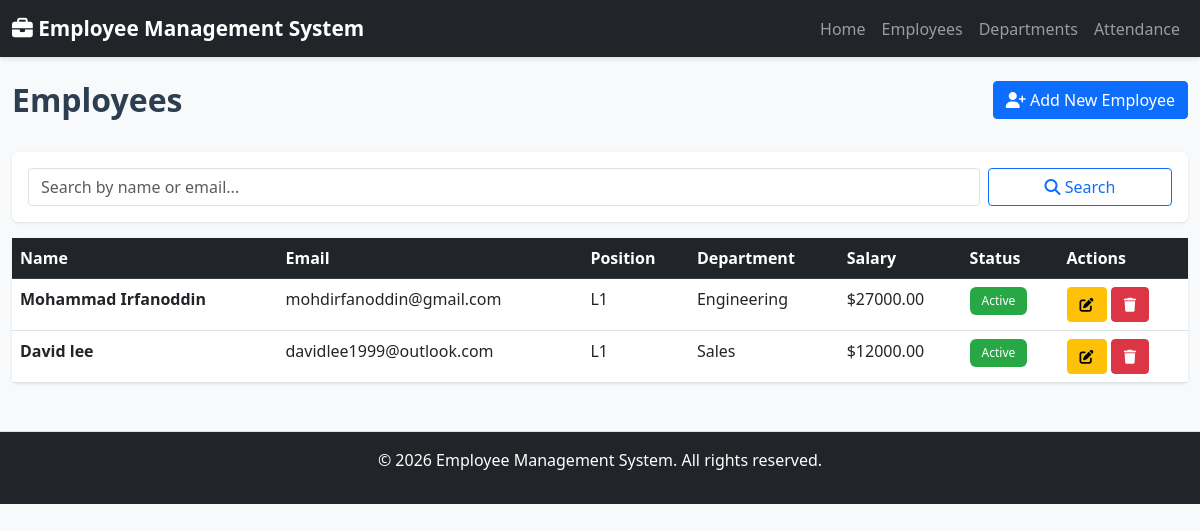
The page /employees on the database its author committed.
### models.py (models this page shows, shortened)
class Employee(db.Model):
    __tablename__ = 'employees'
    id = db.Column(db.Integer, primary_key=True)
    first_name = db.Column(db.String(100), nullable=False)
    last_name = db.Column(db.String(100), nullable=False)
    email = db.Column(db.String(120), unique=True, nullable=False)
    phone = db.Column(db.String(20))
    position = db.Column(db.String(100), nullable=False)
    salary = db.Column(db.Float, nullable=False)
    hire_date = db.Column(db.Date, nullable=False)
    department_id = db.Column(db.Integer, db.ForeignKey('departments.id'), nullable=False)
    status = db.Column(db.String(20), default='Active')  # Active, Inactive, On Leave
    created_at = db.Column(db.DateTime, default=datetime.utcnow)
    updated_at = db.Column(db.DateTime, default=datetime.utcnow, onupdate=datetime.utcnow)
    attendance = db.relationship('Attendance', backref='employee', lazy=True, cascade='all, delete-orphan')
    @property
    def full_name(self):
        return f'{self.first_name} {self.last_name}'

class Department(db.Model):
    __tablename__ = 'departments'
    id = db.Column(db.Integer, primary_key=True)
    name = db.Column(db.String(100), nullable=False, unique=True)
    description = db.Column(db.String(500))
    created_at = db.Column(db.DateTime, default=datetime.utcnow)
    employees = db.relationship('Employee', backref='department', lazy=True, cascade='all, delete-orphan')

### routes.py (the view)
@main_bp.route('/employees')
def employees():
    page = request.args.get('page', 1, type=int)
    search = request.args.get('search', '')
    query = Employee.query
    if search:
        query = query.filter(or_(
            Employee.first_name.ilike(f'%{search}%'),
            Employee.last_name.ilike(f'%{search}%'),
            Employee.email.ilike(f'%{search}%')
        ))
    employees_list = query.paginate(page=page, per_page=10)
    return render_template('employees.html',
                         employees=employees_list.items,
                         total=employees_list.total,
                         page=page,
                         pages=employees_list.pages,
                         search=search)

### templates/employees.html (shortened to what this page needs)
{% extends "base.html" %}
{% block content %}
<div class="row mb-4">
    <div class="col-md-6">
        <h2>Employees</h2>
    </div>
    <div class="col-md-6 text-end">
        <a href="{{ url_for('main.add_employee') }}" class="btn btn-primary">
            <i class="fas fa-user-plus"></i> Add New Employee
        </a>
    </div>
</div>
<div class="card mb-3">
    <div class="card-body">
        <form method="GET" class="row g-2">
            <div class="col-md-10">
                <input type="text" name="search" class="form-control" placeholder="Search by name or email..." value="{{ search }}">
            </div>
            <div class="col-md-2">
                <button type="submit" class="btn btn-outline-primary w-100">
                    <i class="fas fa-search"></i> Search
                </button>
            </div>
        </form>
    </div>
</div>
<div class="card">
    <div class="table-responsive">
        <table class="table table-hover mb-0">
            <thead class="table-dark">
                <tr>
                    <th>Name</th>
                    <th>Email</th>
                    <th>Position</th>
                    <th>Department</th>
                    <th>Salary</th>
                    <th>Status</th>
                    <th>Actions</th>
                </tr>
            </thead>
            <tbody>
                {% if employees %}
                    {% for employee in employees %}
                    <tr>
                        <td><strong>{{ employee.full_name }}</strong></td>
                        <td>{{ employee.email }}</td>
                        <td>{{ employee.position }}</td>
                        <td>{{ employee.department.name }}</td>
                        <td>${{ "%.2f"|format(employee.salary) }}</td>
                        <td>
                            {% if employee.status == 'Active' %}
                                <span class="badge bg-success">{{ employee.status }}</span>
                            {% elif employee.status == 'Inactive' %}
                                <span class="badge bg-danger">{{ employee.status }}</span>
                            {% else %}
                                <span class="badge bg-warning">{{ employee.status }}</span>
                            {% endif %}
                        </td>
                        <td>
                            <a href="{{ url_for('main.edit_employee', employee_id=employee.id) }}" class="btn btn-sm btn-warning">
                                <i class="fas fa-edit"></i>
                            </a>
                            <form method="POST" action="{{ url_for('main.delete_employee', employee_id=employee.id) }}" style="display:inline;">
                                <button type="submit" class="btn btn-sm btn-danger" onclick="return confirm('Are you sure?')">
                                    <i class="fas fa-trash"></i>
                                </button>
                            </form>
                        </td>
                    </tr>
                    {% endfor %}
                {% else %}
                <tr>
                    <td colspan="7" class="text-center py-4">No employees found.</td>
                </tr>
                {% endif %}
            </tbody>
        </table>
    </div>
</div>
{% endblock %}

### templates/base.html (shortened to what this page needs)
<!DOCTYPE html>
<html lang="en">
<head>
    <link href="https://cdnjs.cloudflare.com/ajax/libs/bootstrap/5.3.0/css/bootstrap.min.css" rel="stylesheet">
    <link href="https://cdnjs.cloudflare.com/ajax/libs/font-awesome/6.4.0/css/all.min.css" rel="stylesheet">
    <link href="{{ url_for('static', filename='css/style.css') }}" rel="stylesheet">
</head>
<body>
    <nav class="navbar navbar-expand-lg navbar-dark bg-dark">
        <div class="container-fluid">
            <a class="navbar-brand" href="{{ url_for('main.index') }}">
                <i class="fas fa-briefcase"></i> Employee Management System
            </a>
            <div class="collapse navbar-collapse" id="navbarNav">
                <ul class="navbar-nav ms-auto">
                    <li class="nav-item">
                        <a class="nav-link" href="{{ url_for('main.index') }}">Home</a>
                    </li>
                    <li class="nav-item">
                        <a class="nav-link" href="{{ url_for('main.employees') }}">Employees</a>
                    </li>
                    <li class="nav-item">
                        <a class="nav-link" href="{{ url_for('main.departments') }}">Departments</a>
                    </li>
                    <li class="nav-item">
                        <a class="nav-link" href="{{ url_for('main.attendance') }}">Attendance</a>
                    </li>
                </ul>
            </div>
        </div>
    </nav>
    <div class="container-fluid mt-4">
        {% block content %}{% endblock %}
    </div>
    <footer class="bg-dark text-white text-center py-3 mt-5">
        <p>&copy; 2026 Employee Management System. All rights reserved.</p>
    </footer>
</body>
</html>

### static/css/style.css (style rules this page uses)
body { background-color: #f8f9fa; font-family: 'Segoe UI', Tahoma, Geneva, Verdana, sans-serif; }
.navbar { box-shadow: 0 2px 4px rgba(0,0,0,.1); margin-bottom: 20px; }
.navbar-brand { font-weight: 600; font-size: 1.3rem; }
.card { border: none; box-shadow: 0 1px 3px rgba(0,0,0,.1); margin-bottom: 20px; transition: transform 0.2s, box-shadow 0.2s; }
.btn { border-radius: 4px; transition: all 0.2s; }
.badge { padding: 0.5rem 0.75rem; font-weight: 500; }
footer { margin-top: 50px; border-top: 1px solid #dee2e6; }
h1, h2, h3, h4, h5, h6 { color: #2c3e50; font-weight: 600; }
.bg-success { background-color: #28a745 !important; }
.form-control, .form-select { border: 1px solid #dee2e6; border-radius: 4px; }
.btn-sm { padding: 0.375rem 0.75rem; font-size: 0.875rem; }

### rows shown on the page
Employee: full_name "Mohammad Irfanoddin", email "mohdirfanoddin@gmail.com", position "L1", department.name "Engineering", salary "27000.00", status "Active"
Employee: full_name "David lee", email "davidlee1999@outlook.com", position "L1", department.name "Sales", salary "12000.00", status "Active"
